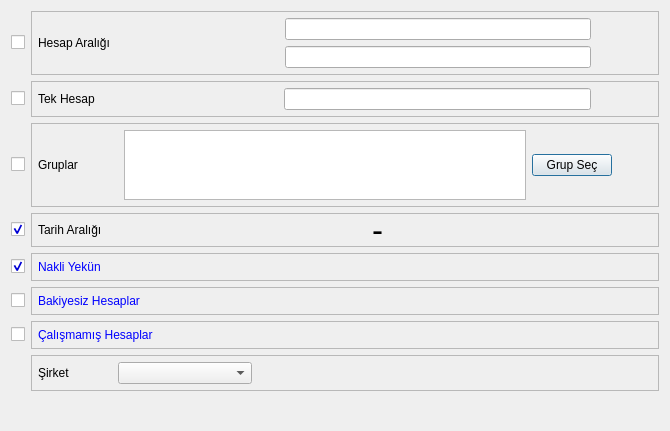
<?xml version="1.0" encoding="UTF-8"?>
<ui version="4.0">
 <class>CARI_BAKIYE_RAPORU_BATCH</class>
 <widget class="QDialog" name="CARI_BAKIYE_RAPORU_BATCH">
  <property name="geometry">
   <rect>
    <x>0</x>
    <y>0</y>
    <width>670</width>
    <height>431</height>
   </rect>
  </property>
  <property name="sizePolicy">
   <sizepolicy hsizetype="Expanding" vsizetype="Expanding">
    <horstretch>0</horstretch>
    <verstretch>0</verstretch>
   </sizepolicy>
  </property>
  <property name="windowTitle">
   <string>Cari Bakiye Raporu</string>
  </property>
  <layout class="QGridLayout" name="gridLayout_10" rowstretch="2,1,3,1,1,1,1,0,1" columnstretch="10,100">
   <item row="0" column="0">
    <widget class="QCheckBox" name="checkbox_hesap_araligi">
     <property name="sizePolicy">
      <sizepolicy hsizetype="Fixed" vsizetype="Fixed">
       <horstretch>0</horstretch>
       <verstretch>0</verstretch>
      </sizepolicy>
     </property>
     <property name="toolTip">
      <string>Hesap aralığına göre cari bakiye raporu almamızı sağlar.</string>
     </property>
     <property name="styleSheet">
      <string notr="true">color: rgb(0, 0, 255);</string>
     </property>
     <property name="text">
      <string/>
     </property>
     <property name="checked">
      <bool>false</bool>
     </property>
    </widget>
   </item>
   <item row="0" column="1">
    <widget class="QFrame" name="frame_hesap_araligi">
     <property name="sizePolicy">
      <sizepolicy hsizetype="Expanding" vsizetype="Fixed">
       <horstretch>0</horstretch>
       <verstretch>0</verstretch>
      </sizepolicy>
     </property>
     <property name="minimumSize">
      <size>
       <width>0</width>
       <height>0</height>
      </size>
     </property>
     <property name="frameShape">
      <enum>QFrame::StyledPanel</enum>
     </property>
     <property name="frameShadow">
      <enum>QFrame::Raised</enum>
     </property>
     <layout class="QGridLayout" name="gridLayout" columnstretch="3,5,10,2">
      <property name="margin">
       <number>6</number>
      </property>
      <item row="0" column="0" rowspan="2">
       <widget class="QLabel" name="label">
        <property name="sizePolicy">
         <sizepolicy hsizetype="Fixed" vsizetype="Fixed">
          <horstretch>0</horstretch>
          <verstretch>0</verstretch>
         </sizepolicy>
        </property>
        <property name="text">
         <string>Hesap Aralığı   </string>
        </property>
       </widget>
      </item>
      <item row="0" column="1">
       <widget class="QSearchEdit" name="searchedit_bas_hesabi">
        <property name="sizePolicy">
         <sizepolicy hsizetype="Expanding" vsizetype="Fixed">
          <horstretch>0</horstretch>
          <verstretch>0</verstretch>
         </sizepolicy>
        </property>
        <property name="whatsThis">
         <string>Arama widget. </string>
        </property>
        <property name="QSearchEdit" stdset="0">
         <rect>
          <x>0</x>
          <y>0</y>
          <width>100</width>
          <height>100</height>
         </rect>
        </property>
       </widget>
      </item>
      <item row="0" column="2">
       <widget class="QLineEdit" name="lineedit_bas_hesap_ismi">
        <property name="focusPolicy">
         <enum>Qt::NoFocus</enum>
        </property>
        <property name="readOnly">
         <bool>true</bool>
        </property>
       </widget>
      </item>
      <item row="1" column="1">
       <widget class="QSearchEdit" name="searchedit_bts_hesabi">
        <property name="sizePolicy">
         <sizepolicy hsizetype="Expanding" vsizetype="Fixed">
          <horstretch>0</horstretch>
          <verstretch>0</verstretch>
         </sizepolicy>
        </property>
        <property name="whatsThis">
         <string>Arama widget. </string>
        </property>
        <property name="QSearchEdit" stdset="0">
         <rect>
          <x>0</x>
          <y>0</y>
          <width>100</width>
          <height>100</height>
         </rect>
        </property>
       </widget>
      </item>
      <item row="1" column="2">
       <widget class="QLineEdit" name="lineedit_bts_hesap_ismi">
        <property name="maximumSize">
         <size>
          <width>16777215</width>
          <height>16777215</height>
         </size>
        </property>
        <property name="focusPolicy">
         <enum>Qt::NoFocus</enum>
        </property>
        <property name="readOnly">
         <bool>true</bool>
        </property>
       </widget>
      </item>
      <item row="0" column="3">
       <spacer name="horizontalSpacer">
        <property name="orientation">
         <enum>Qt::Horizontal</enum>
        </property>
        <property name="sizeHint" stdset="0">
         <size>
          <width>40</width>
          <height>20</height>
         </size>
        </property>
       </spacer>
      </item>
     </layout>
    </widget>
   </item>
   <item row="1" column="0">
    <widget class="QCheckBox" name="checkbox_tek_hesap">
     <property name="sizePolicy">
      <sizepolicy hsizetype="Fixed" vsizetype="Fixed">
       <horstretch>0</horstretch>
       <verstretch>0</verstretch>
      </sizepolicy>
     </property>
     <property name="toolTip">
      <string>Tek bir cari hesaba göre,cari bakiye raporu almamızı sağlar.</string>
     </property>
     <property name="styleSheet">
      <string notr="true">color: rgb(0, 0, 255);</string>
     </property>
     <property name="text">
      <string/>
     </property>
    </widget>
   </item>
   <item row="1" column="1">
    <widget class="QFrame" name="frame_tek_hesap">
     <property name="sizePolicy">
      <sizepolicy hsizetype="Expanding" vsizetype="Fixed">
       <horstretch>0</horstretch>
       <verstretch>0</verstretch>
      </sizepolicy>
     </property>
     <property name="minimumSize">
      <size>
       <width>0</width>
       <height>0</height>
      </size>
     </property>
     <property name="maximumSize">
      <size>
       <width>16777215</width>
       <height>16777215</height>
      </size>
     </property>
     <property name="frameShape">
      <enum>QFrame::StyledPanel</enum>
     </property>
     <property name="frameShadow">
      <enum>QFrame::Raised</enum>
     </property>
     <layout class="QGridLayout" name="gridLayout_3" columnstretch="3,5,10,2">
      <property name="margin">
       <number>6</number>
      </property>
      <item row="0" column="0">
       <widget class="QLabel" name="label_2">
        <property name="sizePolicy">
         <sizepolicy hsizetype="Fixed" vsizetype="Fixed">
          <horstretch>0</horstretch>
          <verstretch>0</verstretch>
         </sizepolicy>
        </property>
        <property name="text">
         <string>Tek Hesap       </string>
        </property>
       </widget>
      </item>
      <item row="0" column="2">
       <widget class="QLineEdit" name="lineedit_tek_hesap_ismi">
        <property name="maximumSize">
         <size>
          <width>16777215</width>
          <height>16777215</height>
         </size>
        </property>
        <property name="focusPolicy">
         <enum>Qt::NoFocus</enum>
        </property>
        <property name="readOnly">
         <bool>true</bool>
        </property>
       </widget>
      </item>
      <item row="0" column="1">
       <widget class="QSearchEdit" name="searchedit_tek_hesap">
        <property name="sizePolicy">
         <sizepolicy hsizetype="Expanding" vsizetype="Fixed">
          <horstretch>0</horstretch>
          <verstretch>0</verstretch>
         </sizepolicy>
        </property>
        <property name="whatsThis">
         <string>Arama widget. </string>
        </property>
        <property name="QSearchEdit" stdset="0">
         <rect>
          <x>0</x>
          <y>0</y>
          <width>100</width>
          <height>100</height>
         </rect>
        </property>
       </widget>
      </item>
      <item row="0" column="3">
       <spacer name="horizontalSpacer_3">
        <property name="orientation">
         <enum>Qt::Horizontal</enum>
        </property>
        <property name="sizeHint" stdset="0">
         <size>
          <width>40</width>
          <height>20</height>
         </size>
        </property>
       </spacer>
      </item>
     </layout>
    </widget>
   </item>
   <item row="2" column="0">
    <widget class="QCheckBox" name="checkbox_gruplar">
     <property name="sizePolicy">
      <sizepolicy hsizetype="Fixed" vsizetype="Fixed">
       <horstretch>0</horstretch>
       <verstretch>0</verstretch>
      </sizepolicy>
     </property>
     <property name="toolTip">
      <string>Tek bir cari hesaba göre,cari bakiye raporu almamızı sağlar.</string>
     </property>
     <property name="styleSheet">
      <string notr="true">color: rgb(0, 0, 255);</string>
     </property>
     <property name="text">
      <string/>
     </property>
    </widget>
   </item>
   <item row="2" column="1">
    <widget class="QFrame" name="frame_gruplar">
     <property name="sizePolicy">
      <sizepolicy hsizetype="Expanding" vsizetype="Fixed">
       <horstretch>0</horstretch>
       <verstretch>0</verstretch>
      </sizepolicy>
     </property>
     <property name="minimumSize">
      <size>
       <width>0</width>
       <height>0</height>
      </size>
     </property>
     <property name="maximumSize">
      <size>
       <width>16777215</width>
       <height>16777215</height>
      </size>
     </property>
     <property name="frameShape">
      <enum>QFrame::StyledPanel</enum>
     </property>
     <property name="frameShadow">
      <enum>QFrame::Raised</enum>
     </property>
     <layout class="QGridLayout" name="gridLayout_2" rowstretch="0" columnstretch="3,10,1,1">
      <property name="margin">
       <number>6</number>
      </property>
      <item row="0" column="0">
       <widget class="QLabel" name="label_grup_secimi">
        <property name="sizePolicy">
         <sizepolicy hsizetype="Fixed" vsizetype="Fixed">
          <horstretch>0</horstretch>
          <verstretch>0</verstretch>
         </sizepolicy>
        </property>
        <property name="text">
         <string>Gruplar            </string>
        </property>
       </widget>
      </item>
      <item row="0" column="1">
       <widget class="QTextEdit" name="textEdit_gruplar">
        <property name="maximumSize">
         <size>
          <width>16777215</width>
          <height>70</height>
         </size>
        </property>
        <property name="readOnly">
         <bool>true</bool>
        </property>
       </widget>
      </item>
      <item row="0" column="2">
       <widget class="QPushButton" name="pushButton_grup_ekle">
        <property name="text">
         <string>Grup Seç</string>
        </property>
        <property name="icon">
         <iconset resource="../e9_icons.qrc">
          <normaloff>:/e9_icons/E9_ICONS/e9_grup.png</normaloff>:/e9_icons/E9_ICONS/e9_grup.png</iconset>
        </property>
       </widget>
      </item>
      <item row="0" column="3">
       <spacer name="horizontalSpacer_7">
        <property name="orientation">
         <enum>Qt::Horizontal</enum>
        </property>
        <property name="sizeHint" stdset="0">
         <size>
          <width>40</width>
          <height>20</height>
         </size>
        </property>
       </spacer>
      </item>
     </layout>
    </widget>
   </item>
   <item row="3" column="0">
    <widget class="QCheckBox" name="checkbox_tarih_araligi">
     <property name="styleSheet">
      <string notr="true">color: rgb(0, 0, 255);</string>
     </property>
     <property name="text">
      <string/>
     </property>
     <property name="checked">
      <bool>true</bool>
     </property>
    </widget>
   </item>
   <item row="3" column="1">
    <widget class="QFrame" name="frame_tarih_araligi">
     <property name="sizePolicy">
      <sizepolicy hsizetype="Expanding" vsizetype="Fixed">
       <horstretch>0</horstretch>
       <verstretch>0</verstretch>
      </sizepolicy>
     </property>
     <property name="minimumSize">
      <size>
       <width>0</width>
       <height>0</height>
      </size>
     </property>
     <property name="frameShape">
      <enum>QFrame::StyledPanel</enum>
     </property>
     <property name="frameShadow">
      <enum>QFrame::Raised</enum>
     </property>
     <layout class="QGridLayout" name="gridLayout_4" columnstretch="1,10,1,10,1">
      <property name="sizeConstraint">
       <enum>QLayout::SetNoConstraint</enum>
      </property>
      <property name="margin">
       <number>6</number>
      </property>
      <item row="0" column="0">
       <widget class="QLabel" name="label_tarih_araligi">
        <property name="sizePolicy">
         <sizepolicy hsizetype="Fixed" vsizetype="Fixed">
          <horstretch>0</horstretch>
          <verstretch>0</verstretch>
         </sizepolicy>
        </property>
        <property name="text">
         <string>Tarih Aralığı     </string>
        </property>
       </widget>
      </item>
      <item row="0" column="2">
       <widget class="QLabel" name="label_6">
        <property name="sizePolicy">
         <sizepolicy hsizetype="Fixed" vsizetype="Ignored">
          <horstretch>0</horstretch>
          <verstretch>0</verstretch>
         </sizepolicy>
        </property>
        <property name="font">
         <font>
          <pointsize>25</pointsize>
         </font>
        </property>
        <property name="text">
         <string>-</string>
        </property>
        <property name="alignment">
         <set>Qt::AlignCenter</set>
        </property>
       </widget>
      </item>
      <item row="0" column="4">
       <spacer name="horizontalSpacer_4">
        <property name="orientation">
         <enum>Qt::Horizontal</enum>
        </property>
        <property name="sizeHint" stdset="0">
         <size>
          <width>40</width>
          <height>20</height>
         </size>
        </property>
       </spacer>
      </item>
      <item row="0" column="1">
       <widget class="QAdakDate" name="adakDate_bsl_tarihi">
        <property name="minimumSize">
         <size>
          <width>242</width>
          <height>0</height>
         </size>
        </property>
        <property name="whatsThis">
         <string>Tarih WidgetÄ± </string>
        </property>
        <property name="QAdakDate" stdset="0">
         <rect>
          <x>0</x>
          <y>0</y>
          <width>100</width>
          <height>100</height>
         </rect>
        </property>
       </widget>
      </item>
      <item row="0" column="3">
       <widget class="QAdakDate" name="adakDate_bts_tarihi">
        <property name="minimumSize">
         <size>
          <width>242</width>
          <height>0</height>
         </size>
        </property>
        <property name="whatsThis">
         <string>Tarih WidgetÄ± </string>
        </property>
        <property name="QAdakDate" stdset="0">
         <rect>
          <x>0</x>
          <y>0</y>
          <width>100</width>
          <height>100</height>
         </rect>
        </property>
       </widget>
      </item>
     </layout>
    </widget>
   </item>
   <item row="4" column="0">
    <widget class="QCheckBox" name="checkbox_nakli_yekun">
     <property name="sizePolicy">
      <sizepolicy hsizetype="Fixed" vsizetype="Fixed">
       <horstretch>0</horstretch>
       <verstretch>0</verstretch>
      </sizepolicy>
     </property>
     <property name="toolTip">
      <string>Nakli Yekün tutarını raporda gösterir.</string>
     </property>
     <property name="styleSheet">
      <string notr="true">color: rgb(0, 0, 255);</string>
     </property>
     <property name="text">
      <string/>
     </property>
     <property name="checked">
      <bool>true</bool>
     </property>
    </widget>
   </item>
   <item row="4" column="1">
    <widget class="QFrame" name="frame_nakli_yekun">
     <property name="sizePolicy">
      <sizepolicy hsizetype="Expanding" vsizetype="Fixed">
       <horstretch>0</horstretch>
       <verstretch>0</verstretch>
      </sizepolicy>
     </property>
     <property name="minimumSize">
      <size>
       <width>0</width>
       <height>0</height>
      </size>
     </property>
     <property name="styleSheet">
      <string notr="true">color: rgb(0, 170, 255);</string>
     </property>
     <property name="frameShape">
      <enum>QFrame::StyledPanel</enum>
     </property>
     <property name="frameShadow">
      <enum>QFrame::Raised</enum>
     </property>
     <layout class="QGridLayout" name="gridLayout_7">
      <property name="margin">
       <number>6</number>
      </property>
      <item row="0" column="0">
       <widget class="QLabel" name="label_bakiyesiz_hesaplar_2">
        <property name="enabled">
         <bool>true</bool>
        </property>
        <property name="sizePolicy">
         <sizepolicy hsizetype="Expanding" vsizetype="Fixed">
          <horstretch>0</horstretch>
          <verstretch>0</verstretch>
         </sizepolicy>
        </property>
        <property name="styleSheet">
         <string notr="true">
color: rgb(0, 0, 255);</string>
        </property>
        <property name="frameShape">
         <enum>QFrame::NoFrame</enum>
        </property>
        <property name="frameShadow">
         <enum>QFrame::Raised</enum>
        </property>
        <property name="text">
         <string>Nakli Yekün</string>
        </property>
       </widget>
      </item>
     </layout>
    </widget>
   </item>
   <item row="5" column="0">
    <widget class="QCheckBox" name="checkbox_bakiyesiz_hesaplar">
     <property name="sizePolicy">
      <sizepolicy hsizetype="Fixed" vsizetype="Fixed">
       <horstretch>0</horstretch>
       <verstretch>0</verstretch>
      </sizepolicy>
     </property>
     <property name="toolTip">
      <string>İşlem görmüş,borç veya alacak bakiye vermeyen hesapları raporda gösterir.</string>
     </property>
     <property name="styleSheet">
      <string notr="true">color: rgb(0, 0, 255);</string>
     </property>
     <property name="text">
      <string/>
     </property>
    </widget>
   </item>
   <item row="5" column="1">
    <widget class="QFrame" name="frame_bakiyesiz_hesaplar">
     <property name="sizePolicy">
      <sizepolicy hsizetype="Expanding" vsizetype="Fixed">
       <horstretch>0</horstretch>
       <verstretch>0</verstretch>
      </sizepolicy>
     </property>
     <property name="minimumSize">
      <size>
       <width>0</width>
       <height>0</height>
      </size>
     </property>
     <property name="styleSheet">
      <string notr="true">color: rgb(0, 170, 255);</string>
     </property>
     <property name="frameShape">
      <enum>QFrame::StyledPanel</enum>
     </property>
     <property name="frameShadow">
      <enum>QFrame::Raised</enum>
     </property>
     <layout class="QGridLayout" name="gridLayout_5">
      <property name="margin">
       <number>6</number>
      </property>
      <item row="0" column="0">
       <widget class="QLabel" name="label_bakiyesiz_hesaplar">
        <property name="enabled">
         <bool>true</bool>
        </property>
        <property name="sizePolicy">
         <sizepolicy hsizetype="Expanding" vsizetype="Fixed">
          <horstretch>0</horstretch>
          <verstretch>0</verstretch>
         </sizepolicy>
        </property>
        <property name="styleSheet">
         <string notr="true">
color: rgb(0, 0, 255);</string>
        </property>
        <property name="frameShape">
         <enum>QFrame::NoFrame</enum>
        </property>
        <property name="frameShadow">
         <enum>QFrame::Raised</enum>
        </property>
        <property name="text">
         <string>Bakiyesiz Hesaplar</string>
        </property>
       </widget>
      </item>
     </layout>
    </widget>
   </item>
   <item row="6" column="0">
    <widget class="QCheckBox" name="checkbox_calismamis_hesaplar">
     <property name="sizePolicy">
      <sizepolicy hsizetype="Fixed" vsizetype="Fixed">
       <horstretch>0</horstretch>
       <verstretch>0</verstretch>
      </sizepolicy>
     </property>
     <property name="toolTip">
      <string>İşlem görmemiş hesapları raporda gösterir.</string>
     </property>
     <property name="styleSheet">
      <string notr="true">
color: rgb(0, 0, 255);</string>
     </property>
     <property name="text">
      <string/>
     </property>
    </widget>
   </item>
   <item row="6" column="1">
    <widget class="QFrame" name="frame_calismamis_hesaplar">
     <property name="sizePolicy">
      <sizepolicy hsizetype="Expanding" vsizetype="Fixed">
       <horstretch>0</horstretch>
       <verstretch>0</verstretch>
      </sizepolicy>
     </property>
     <property name="minimumSize">
      <size>
       <width>0</width>
       <height>0</height>
      </size>
     </property>
     <property name="frameShape">
      <enum>QFrame::StyledPanel</enum>
     </property>
     <property name="frameShadow">
      <enum>QFrame::Raised</enum>
     </property>
     <layout class="QGridLayout" name="gridLayout_6">
      <property name="margin">
       <number>6</number>
      </property>
      <item row="0" column="0">
       <widget class="QLabel" name="label_calismamis_hesaplar">
        <property name="enabled">
         <bool>true</bool>
        </property>
        <property name="sizePolicy">
         <sizepolicy hsizetype="Expanding" vsizetype="Fixed">
          <horstretch>0</horstretch>
          <verstretch>0</verstretch>
         </sizepolicy>
        </property>
        <property name="styleSheet">
         <string notr="true">color: rgb(0, 0, 255);</string>
        </property>
        <property name="frameShape">
         <enum>QFrame::NoFrame</enum>
        </property>
        <property name="frameShadow">
         <enum>QFrame::Raised</enum>
        </property>
        <property name="text">
         <string>Çalışmamış Hesaplar</string>
        </property>
       </widget>
      </item>
     </layout>
    </widget>
   </item>
   <item row="7" column="1">
    <widget class="QFrame" name="frame_entegre_filtresi">
     <property name="sizePolicy">
      <sizepolicy hsizetype="Expanding" vsizetype="Fixed">
       <horstretch>0</horstretch>
       <verstretch>0</verstretch>
      </sizepolicy>
     </property>
     <property name="frameShape">
      <enum>QFrame::StyledPanel</enum>
     </property>
     <property name="frameShadow">
      <enum>QFrame::Raised</enum>
     </property>
     <layout class="QGridLayout" name="gridLayout_8" columnstretch="3,3,9">
      <property name="margin">
       <number>6</number>
      </property>
      <item row="0" column="0">
       <widget class="QLabel" name="label_sirket">
        <property name="sizePolicy">
         <sizepolicy hsizetype="Fixed" vsizetype="Fixed">
          <horstretch>0</horstretch>
          <verstretch>0</verstretch>
         </sizepolicy>
        </property>
        <property name="text">
         <string>Şirket             </string>
        </property>
       </widget>
      </item>
      <item row="0" column="1">
       <widget class="QComboBox" name="comboBox_sirket_turu">
        <property name="sizePolicy">
         <sizepolicy hsizetype="Minimum" vsizetype="Fixed">
          <horstretch>0</horstretch>
          <verstretch>0</verstretch>
         </sizepolicy>
        </property>
       </widget>
      </item>
      <item row="0" column="2">
       <spacer name="horizontalSpacer_6">
        <property name="orientation">
         <enum>Qt::Horizontal</enum>
        </property>
        <property name="sizeHint" stdset="0">
         <size>
          <width>165</width>
          <height>20</height>
         </size>
        </property>
       </spacer>
      </item>
     </layout>
    </widget>
   </item>
   <item row="8" column="1">
    <layout class="QGridLayout" name="gridLayout_9" columnstretch="90,10">
     <item row="0" column="0">
      <spacer name="horizontalSpacer_2">
       <property name="orientation">
        <enum>Qt::Horizontal</enum>
       </property>
       <property name="sizeHint" stdset="0">
        <size>
         <width>378</width>
         <height>20</height>
        </size>
       </property>
      </spacer>
     </item>
     <item row="0" column="1">
      <widget class="QWidget" name="widget_batch_buttons" native="true">
       <property name="sizePolicy">
        <sizepolicy hsizetype="Expanding" vsizetype="Fixed">
         <horstretch>0</horstretch>
         <verstretch>0</verstretch>
        </sizepolicy>
       </property>
      </widget>
     </item>
    </layout>
   </item>
  </layout>
 </widget>
 <customwidgets>
  <customwidget>
   <class>QAdakDate</class>
   <extends>QWidget</extends>
   <header>QAdakDate.h</header>
  </customwidget>
  <customwidget>
   <class>QSearchEdit</class>
   <extends>QWidget</extends>
   <header>QSearchEdit.h</header>
  </customwidget>
 </customwidgets>
 <tabstops>
  <tabstop>checkbox_hesap_araligi</tabstop>
  <tabstop>searchedit_bas_hesabi</tabstop>
  <tabstop>searchedit_bts_hesabi</tabstop>
  <tabstop>checkbox_tek_hesap</tabstop>
  <tabstop>searchedit_tek_hesap</tabstop>
  <tabstop>checkbox_gruplar</tabstop>
  <tabstop>textEdit_gruplar</tabstop>
  <tabstop>pushButton_grup_ekle</tabstop>
  <tabstop>checkbox_tarih_araligi</tabstop>
  <tabstop>adakDate_bsl_tarihi</tabstop>
  <tabstop>adakDate_bts_tarihi</tabstop>
  <tabstop>checkbox_nakli_yekun</tabstop>
  <tabstop>checkbox_bakiyesiz_hesaplar</tabstop>
  <tabstop>checkbox_calismamis_hesaplar</tabstop>
  <tabstop>comboBox_sirket_turu</tabstop>
 </tabstops>
 <resources>
  <include location="../e9_icons.qrc"/>
 </resources>
 <connections/>
</ui>
